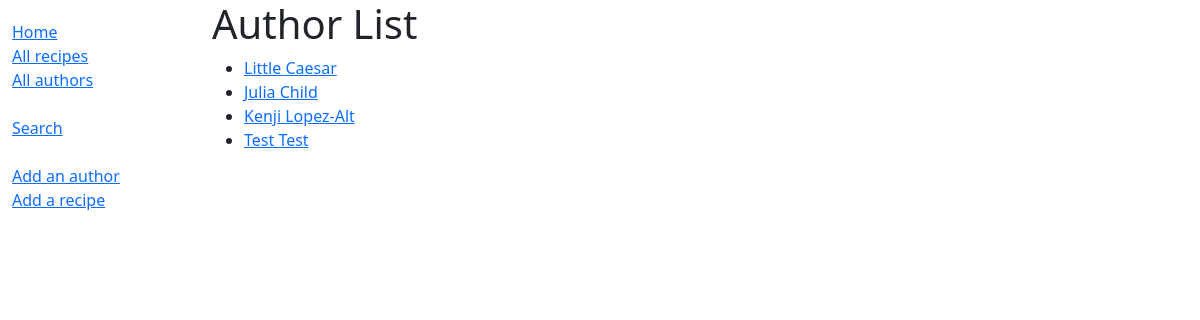
Page /catalog/authors/ on the earlier database version.
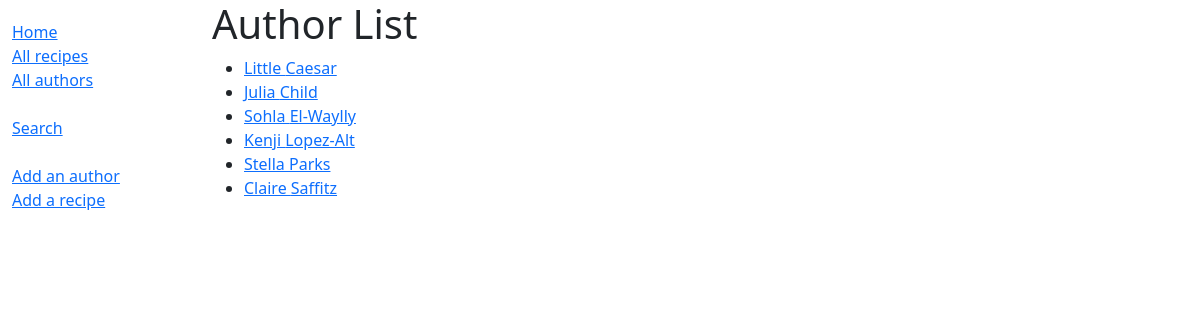
Same page on the later database version.
### catalog/models.py (models this page shows, shortened)
class Author(models.Model):
    first_name = models.CharField(max_length=100)
    last_name = models.CharField(max_length=100)
    date_of_birth = models.DateField(null=True, blank=True)
    date_of_death = models.DateField('Died', null=True, blank=True)
    biography = models.TextField(max_length=1000, help_text='Enter a brief biography', null=True, blank=True)
    class Meta:
        ordering = ['last_name', 'first_name']
    def get_absolute_url(self):
        return reverse('author-detail', args=[str(self.id)])

### catalog/views.py (the view)
# urls.py: path('authors/', views.AuthorListView.as_view(), name='authors'),
class AuthorListView(generic.ListView):
    model = Author
    paginate_by = 10

### catalog/templates/catalog/author_list.html (shortened to what this page needs)
{% extends "base_generic.html" %}
{% block content %}
  <h1>Author List</h1>
  {% if author_list %}
  <ul>
    {% for author in author_list %}
      <li>
        <a href="{{ author.get_absolute_url }}">{{ author.first_name }} {{ author.last_name }}</a>
      </li>
    {% endfor %}
  </ul>
  {% else %}
    <p>There are no authors in the library.</p>
  {% endif %}
{% endblock %}

Differences in the rows shown:
removed Author: first_name "Test", last_name "Test"
added Author: first_name "Sohla", last_name "El-Waylly"
added Author: first_name "Stella", last_name "Parks"
added Author: first_name "Claire", last_name "Saffitz"
